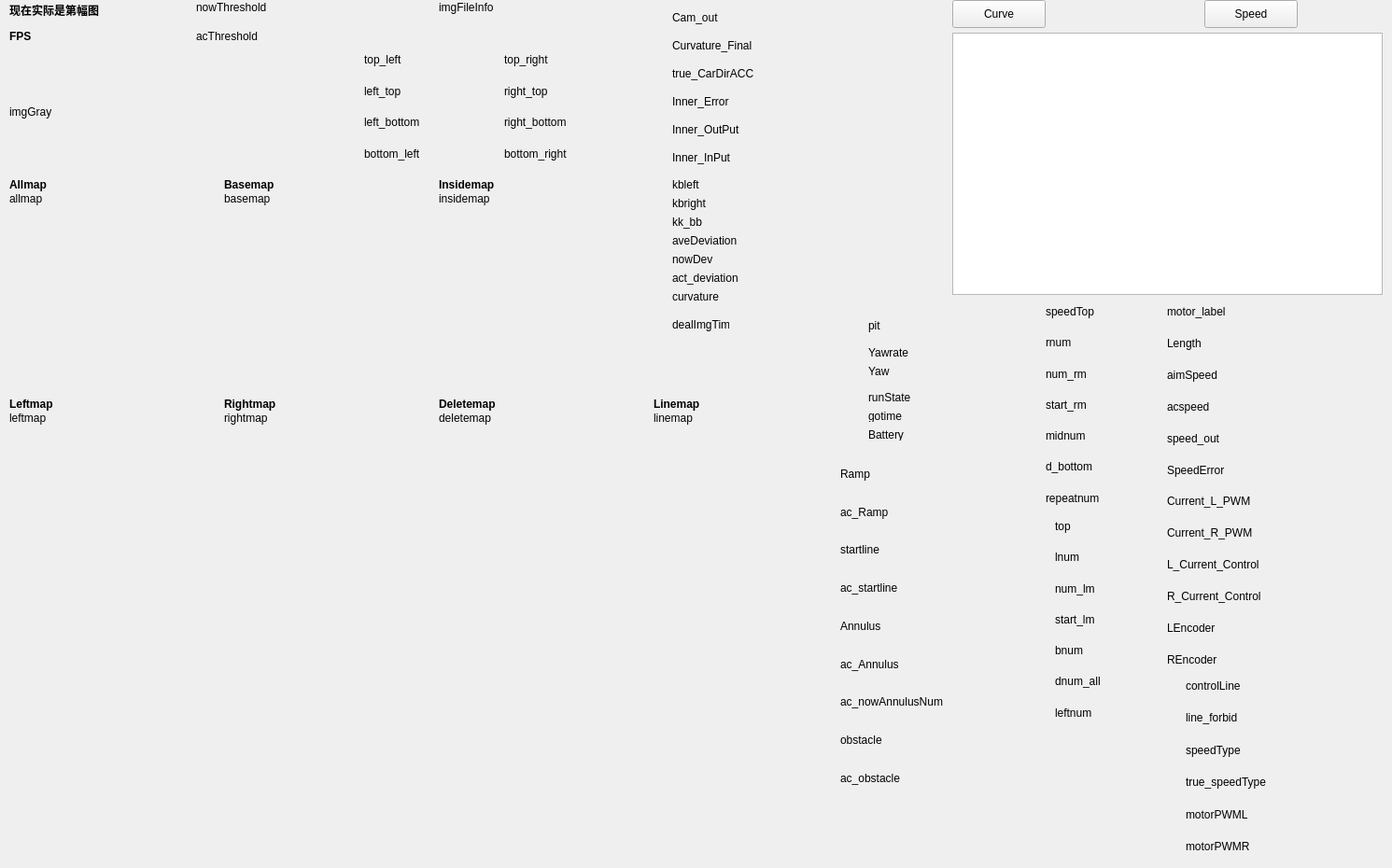
   <widget class="QWidget" name="tab">
    <attribute name="title">
     <string>网络图传</string>
    </attribute>
    <widget class="QLabel" name="Frame_rate_label">
     <property name="geometry">
      <rect>
       <x>10</x>
       <y>30</y>
       <width>81</width>
       <height>18</height>
      </rect>
     </property>
     <property name="font">
      <font>
       <weight>75</weight>
       <bold>true</bold>
      </font>
     </property>
     <property name="text">
      <string>FPS</string>
     </property>
    </widget>
    <widget class="QLabel" name="ac_pix_index_label">
     <property name="geometry">
      <rect>
       <x>10</x>
       <y>0</y>
       <width>161</width>
       <height>21</height>
      </rect>
     </property>
     <property name="font">
      <font>
       <weight>75</weight>
       <bold>true</bold>
      </font>
     </property>
     <property name="text">
      <string>现在实际是第幅图</string>
     </property>
    </widget>
    <widget class="QLabel" name="allmap_label">
     <property name="geometry">
      <rect>
       <x>10</x>
       <y>205</y>
       <width>100</width>
       <height>16</height>
      </rect>
     </property>
     <property name="text">
      <string>allmap</string>
     </property>
    </widget>
    <widget class="QLabel" name="insidemap_lable">
     <property name="geometry">
      <rect>
       <x>470</x>
       <y>205</y>
       <width>100</width>
       <height>16</height>
      </rect>
     </property>
     <property name="text">
      <string>insidemap</string>
     </property>
    </widget>
    <widget class="QLabel" name="linemap_lable">
     <property name="geometry">
      <rect>
       <x>700</x>
       <y>440</y>
       <width>100</width>
       <height>16</height>
      </rect>
     </property>
     <property name="text">
      <string>linemap</string>
     </property>
    </widget>
    <widget class="QLabel" name="rightmap_lable">
     <property name="geometry">
      <rect>
       <x>240</x>
       <y>440</y>
       <width>100</width>
       <height>16</height>
      </rect>
     </property>
     <property name="text">
      <string>rightmap</string>
     </property>
    </widget>
    <widget class="QLabel" name="imgGray_lable">
     <property name="geometry">
      <rect>
       <x>10</x>
       <y>50</y>
       <width>375</width>
       <height>140</height>
      </rect>
     </property>
     <property name="text">
      <string>imgGray</string>
     </property>
    </widget>
    <widget class="QLabel" name="basemap_lable">
     <property name="geometry">
      <rect>
       <x>240</x>
       <y>205</y>
       <width>100</width>
       <height>16</height>
      </rect>
     </property>
     <property name="text">
      <string>basemap</string>
     </property>
    </widget>
    <widget class="QLabel" name="label_2">
     <property name="geometry">
      <rect>
       <x>10</x>
       <y>190</y>
       <width>100</width>
       <height>16</height>
      </rect>
     </property>
     <property name="font">
      <font>
       <weight>75</weight>
       <bold>true</bold>
      </font>
     </property>
     <property name="text">
      <string>Allmap</string>
     </property>
    </widget>
    <widget class="QLabel" name="label_7">
     <property name="geometry">
      <rect>
       <x>470</x>
       <y>190</y>
       <width>100</width>
       <height>16</height>
      </rect>
     </property>
     <property name="font">
      <font>
       <weight>75</weight>
       <bold>true</bold>
      </font>
     </property>
     <property name="text">
      <string>Insidemap</string>
     </property>
    </widget>
    <widget class="QLabel" name="label_3">
     <property name="geometry">
      <rect>
       <x>10</x>
       <y>425</y>
       <width>100</width>
       <height>16</height>
      </rect>
     </property>
     <property name="font">
      <font>
       <weight>75</weight>
       <bold>true</bold>
      </font>
     </property>
     <property name="text">
      <string>Leftmap</string>
     </property>
    </widget>
    <widget class="QLabel" name="leftmap_lable">
     <property name="geometry">
      <rect>
       <x>10</x>
       <y>440</y>
       <width>100</width>
       <height>16</height>
      </rect>
     </property>
     <property name="text">
      <string>leftmap</string>
     </property>
    </widget>
    <widget class="QLabel" name="label_4">
     <property name="geometry">
      <rect>
       <x>240</x>
       <y>425</y>
       <width>100</width>
       <height>16</height>
      </rect>
     </property>
     <property name="font">
      <font>
       <weight>75</weight>
       <bold>true</bold>
      </font>
     </property>
     <property name="text">
      <string>Rightmap</string>
     </property>
    </widget>
    <widget class="QLabel" name="label">
     <property name="geometry">
      <rect>
       <x>240</x>
       <y>190</y>
       <width>100</width>
       <height>16</height>
      </rect>
     </property>
     <property name="font">
      <font>
       <weight>75</weight>
       <bold>true</bold>
      </font>
     </property>
     <property name="text">
      <string>Basemap</string>
     </property>
    </widget>
    <widget class="QLabel" name="label_6">
     <property name="geometry">
      <rect>
       <x>700</x>
       <y>425</y>
       <width>100</width>
       <height>16</height>
      </rect>
     </property>
     <property name="font">
      <font>
       <weight>75</weight>
       <bold>true</bold>
      </font>
     </property>
     <property name="text">
      <string>Linemap</string>
     </property>
    </widget>
    <widget class="QLabel" name="deletemap_lable">
     <property name="geometry">
      <rect>
       <x>470</x>
       <y>440</y>
       <width>100</width>
       <height>16</height>
      </rect>
     </property>
     <property name="text">
      <string>deletemap</string>
     </property>
    </widget>
    <widget class="QLabel" name="label_5">
     <property name="geometry">
      <rect>
       <x>470</x>
       <y>425</y>
       <width>100</width>
       <height>16</height>
      </rect>
     </property>
     <property name="font">
      <font>
       <weight>75</weight>
       <bold>true</bold>
      </font>
     </property>
     <property name="text">
      <string>Deletemap</string>
     </property>
    </widget>
    <widget class="QLabel" name="aveDeviation_label">
     <property name="geometry">
      <rect>
       <x>720</x>
       <y>250</y>
       <width>121</width>
       <height>16</height>
      </rect>
     </property>
     <property name="text">
      <string>aveDeviation</string>
     </property>
    </widget>
    <widget class="QLabel" name="kbright_lable">
     <property name="geometry">
      <rect>
       <x>720</x>
       <y>210</y>
       <width>111</width>
       <height>16</height>
      </rect>
     </property>
     <property name="text">
      <string>kbright</string>
     </property>
    </widget>
    <widget class="QLabel" name="dealImgTime_label">
     <property name="geometry">
      <rect>
       <x>720</x>
       <y>340</y>
       <width>61</width>
       <height>16</height>
      </rect>
     </property>
     <property name="text">
      <string>dealImgTime</string>
     </property>
    </widget>
    <widget class="QLabel" name="kk_bb_label">
     <property name="geometry">
      <rect>
       <x>720</x>
       <y>230</y>
       <width>81</width>
       <height>16</height>
      </rect>
     </property>
     <property name="text">
      <string>kk_bb</string>
     </property>
    </widget>
    <widget class="QLabel" name="curvature_label">
     <property name="geometry">
      <rect>
       <x>720</x>
       <y>310</y>
       <width>111</width>
       <height>16</height>
      </rect>
     </property>
     <property name="text">
      <string>curvature</string>
     </property>
    </widget>
    <widget class="QLabel" name="act_deviation_label">
     <property name="geometry">
      <rect>
       <x>720</x>
       <y>290</y>
       <width>141</width>
       <height>16</height>
      </rect>
     </property>
     <property name="text">
      <string>act_deviation</string>
     </property>
    </widget>
    <widget class="QLabel" name="kbleft_label">
     <property name="geometry">
      <rect>
       <x>720</x>
       <y>190</y>
       <width>81</width>
       <height>16</height>
      </rect>
     </property>
     <property name="text">
      <string>kbleft</string>
     </property>
    </widget>
    <widget class="QLabel" name="nowDev_label">
     <property name="geometry">
      <rect>
       <x>720</x>
       <y>270</y>
       <width>101</width>
       <height>16</height>
      </rect>
     </property>
     <property name="text">
      <string>nowDev</string>
     </property>
    </widget>
    <widget class="QLabel" name="Cam_out_label">
     <property name="geometry">
      <rect>
       <x>720</x>
       <y>10</y>
       <width>121</width>
       <height>18</height>
      </rect>
     </property>
     <property name="text">
      <string>Cam_out</string>
     </property>
    </widget>
    <widget class="QLabel" name="Inner_OutPut_label">
     <property name="geometry">
      <rect>
       <x>720</x>
       <y>130</y>
       <width>121</width>
       <height>18</height>
      </rect>
     </property>
     <property name="text">
      <string>Inner_OutPut</string>
     </property>
    </widget>
    <widget class="QLabel" name="Inner_InPut_label">
     <property name="geometry">
      <rect>
       <x>720</x>
       <y>160</y>
       <width>111</width>
       <height>18</height>
      </rect>
     </property>
     <property name="text">
      <string>Inner_InPut</string>
     </property>
    </widget>
    <widget class="QLabel" name="true_CarDirACC_Final_label">
     <property name="geometry">
      <rect>
       <x>720</x>
       <y>70</y>
       <width>131</width>
       <height>18</height>
      </rect>
     </property>
     <property name="text">
      <string>true_CarDirACC</string>
     </property>
    </widget>
    <widget class="QLabel" name="Curvature_Final_label">
     <property name="geometry">
      <rect>
       <x>720</x>
       <y>40</y>
       <width>161</width>
       <height>18</height>
      </rect>
     </property>
     <property name="text">
      <string>Curvature_Final</string>
     </property>
    </widget>
    <widget class="QLabel" name="Inner_Error_label">
     <property name="geometry">
      <rect>
       <x>720</x>
       <y>100</y>
       <width>111</width>
       <height>18</height>
      </rect>
     </property>
     <property name="text">
      <string>Inner_Error</string>
     </property>
    </widget>
    <widget class="QPushButton" name="Curve_pushButton">
     <property name="geometry">
      <rect>
       <x>1020</x>
       <y>0</y>
       <width>100</width>
       <height>30</height>
      </rect>
     </property>
     <property name="text">
      <string>Curve</string>
     </property>
    </widget>
    <widget class="QChartView" name="graphicsView">
     <property name="geometry">
      <rect>
       <x>1020</x>
       <y>35</y>
       <width>461</width>
       <height>281</height>
      </rect>
     </property>
    </widget>
    <widget class="QPushButton" name="Speed_pushButton">
     <property name="geometry">
      <rect>
       <x>1290</x>
       <y>0</y>
       <width>100</width>
       <height>30</height>
      </rect>
     </property>
     <property name="text">
      <string>Speed</string>
     </property>
    </widget>
    <widget class="QLabel" name="runState_lable">
     <property name="geometry">
      <rect>
       <x>930</x>
       <y>410</y>
       <width>131</width>
       <height>31</height>
      </rect>
     </property>
     <property name="text">
      <string>runState</string>
     </property>
    </widget>
    <widget class="QLabel" name="gotime_label">
     <property name="geometry">
      <rect>
       <x>930</x>
       <y>440</y>
       <width>54</width>
       <height>12</height>
      </rect>
     </property>
     <property name="text">
      <string>gotime</string>
     </property>
    </widget>
    <widget class="QLabel" name="my_pit_label">
     <property name="geometry">
      <rect>
       <x>930</x>
       <y>340</y>
       <width>81</width>
       <height>18</height>
      </rect>
     </property>
     <property name="text">
      <string>pit</string>
     </property>
    </widget>
    <widget class="QLabel" name="Yawrate_label">
     <property name="geometry">
      <rect>
       <x>930</x>
       <y>370</y>
       <width>91</width>
       <height>16</height>
      </rect>
     </property>
     <property name="text">
      <string>Yawrate</string>
     </property>
    </widget>
    <widget class="QLabel" name="Battery_label">
     <property name="geometry">
      <rect>
       <x>930</x>
       <y>460</y>
       <width>54</width>
       <height>12</height>
      </rect>
     </property>
     <property name="text">
      <string>Battery</string>
     </property>
    </widget>
    <widget class="QLabel" name="Yaw_label">
     <property name="geometry">
      <rect>
       <x>930</x>
       <y>390</y>
       <width>91</width>
       <height>16</height>
      </rect>
     </property>
     <property name="text">
      <string>Yaw</string>
     </property>
    </widget>
    <widget class="QWidget" name="layoutWidget">
     <property name="geometry">
      <rect>
       <x>1250</x>
       <y>320</y>
       <width>232</width>
       <height>401</height>
      </rect>
     </property>
     <layout class="QVBoxLayout" name="verticalLayout">
      <item>
       <widget class="QLabel" name="motor_label">
        <property name="text">
         <string>motor_label</string>
        </property>
       </widget>
      </item>
      <item>
       <widget class="QLabel" name="Length_label">
        <property name="text">
         <string>Length</string>
        </property>
       </widget>
      </item>
      <item>
       <widget class="QLabel" name="aimSpeed_label">
        <property name="text">
         <string>aimSpeed</string>
        </property>
       </widget>
      </item>
      <item>
       <widget class="QLabel" name="acspeed_label">
        <property name="text">
         <string>acspeed</string>
        </property>
       </widget>
      </item>
      <item>
       <widget class="QLabel" name="Speed_Out_label">
        <property name="text">
         <string>speed_out</string>
        </property>
       </widget>
      </item>
      <item>
       <widget class="QLabel" name="SpeedError_label">
        <property name="text">
         <string>SpeedError</string>
        </property>
       </widget>
      </item>
      <item>
       <widget class="QLabel" name="Current_Llabel">
        <property name="text">
         <string>Current_L_PWM</string>
        </property>
       </widget>
      </item>
      <item>
       <widget class="QLabel" name="Current_Rlabel">
        <property name="text">
         <string>Current_R_PWM</string>
        </property>
       </widget>
      </item>
      <item>
       <widget class="QLabel" name="L_Current_label">
        <property name="text">
         <string>L_Current_Control</string>
        </property>
       </widget>
      </item>
      <item>
       <widget class="QLabel" name="R_Current_label">
        <property name="text">
         <string>R_Current_Control</string>
        </property>
       </widget>
      </item>
      <item>
       <widget class="QLabel" name="LEncoder_label">
        <property name="text">
         <string>LEncoder</string>
        </property>
       </widget>
      </item>
      <item>
       <widget class="QLabel" name="REncoder_label">
        <property name="text">
         <string>REncoder</string>
        </property>
       </widget>
      </item>
     </layout>
    </widget>
    <widget class="QWidget" name="layoutWidget_3">
     <property name="geometry">
      <rect>
       <x>1120</x>
       <y>320</y>
       <width>124</width>
       <height>227</height>
      </rect>
     </property>
     <layout class="QVBoxLayout" name="verticalLayout_4">
      <item>
       <widget class="QLabel" name="speedTop_lable">
        <property name="text">
         <string>speedTop</string>
        </property>
       </widget>
      </item>
      <item>
       <widget class="QLabel" name="rnum_lable">
        <property name="text">
         <string>rnum</string>
        </property>
       </widget>
      </item>
      <item>
       <widget class="QLabel" name="num_rm_lable">
        <property name="text">
         <string>num_rm</string>
        </property>
       </widget>
      </item>
      <item>
       <widget class="QLabel" name="start_rm_lable">
        <property name="text">
         <string>start_rm</string>
        </property>
       </widget>
      </item>
      <item>
       <widget class="QLabel" name="mid_num_lable">
        <property name="text">
         <string>midnum</string>
        </property>
       </widget>
      </item>
      <item>
       <widget class="QLabel" name="d_bottom_lable">
        <property name="text">
         <string>d_bottom</string>
        </property>
       </widget>
      </item>
      <item>
       <widget class="QLabel" name="repeatnum_label">
        <property name="text">
         <string>repeatnum</string>
        </property>
       </widget>
      </item>
     </layout>
    </widget>
    <widget class="QWidget" name="layoutWidget_4">
     <property name="geometry">
      <rect>
       <x>540</x>
       <y>50</y>
       <width>164</width>
       <height>128</height>
      </rect>
     </property>
     <layout class="QVBoxLayout" name="verticalLayout_3">
      <item>
       <widget class="QLabel" name="top_right_lable">
        <property name="text">
         <string>top_right</string>
        </property>
       </widget>
      </item>
      <item>
       <widget class="QLabel" name="right_top_lable">
        <property name="text">
         <string>right_top</string>
        </property>
       </widget>
      </item>
      <item>
       <widget class="QLabel" name="right_bottom_lable">
        <property name="text">
         <string>right_bottom</string>
        </property>
       </widget>
      </item>
      <item>
       <widget class="QLabel" name="bottom_right_lable">
        <property name="text">
         <string>bottom_right</string>
        </property>
       </widget>
      </item>
     </layout>
    </widget>
    <widget class="QWidget" name="layoutWidget_5">
     <property name="geometry">
      <rect>
       <x>390</x>
       <y>50</y>
       <width>151</width>
       <height>128</height>
      </rect>
     </property>
     <layout class="QVBoxLayout" name="verticalLayout_2">
      <item>
       <widget class="QLabel" name="top_left_lable">
        <property name="text">
         <string>top_left</string>
        </property>
       </widget>
      </item>
      <item>
       <widget class="QLabel" name="left_top_lable">
        <property name="text">
         <string>left_top</string>
        </property>
       </widget>
      </item>
      <item>
       <widget class="QLabel" name="left_bottom_lable">
        <property name="text">
         <string>left_bottom</string>
        </property>
       </widget>
      </item>
      <item>
       <widget class="QLabel" name="bottom_left_lable">
        <property name="text">
         <string>bottom_left</string>
        </property>
       </widget>
      </item>
     </layout>
    </widget>
    <widget class="QWidget" name="layoutWidget_6">
     <property name="geometry">
      <rect>
       <x>1130</x>
       <y>550</y>
       <width>110</width>
       <height>227</height>
      </rect>
     </property>
     <layout class="QVBoxLayout" name="verticalLayout_5">
      <item>
       <widget class="QLabel" name="top_label">
        <property name="text">
         <string>top</string>
        </property>
       </widget>
      </item>
      <item>
       <widget class="QLabel" name="lnum_lable">
        <property name="text">
         <string>lnum</string>
        </property>
       </widget>
      </item>
      <item>
       <widget class="QLabel" name="num_lm_lable">
        <property name="text">
         <string>num_lm</string>
        </property>
       </widget>
      </item>
      <item>
       <widget class="QLabel" name="start_lm_lable">
        <property name="text">
         <string>start_lm</string>
        </property>
       </widget>
      </item>
      <item>
       <widget class="QLabel" name="bnum_lable">
        <property name="text">
         <string>bnum</string>
        </property>
       </widget>
      </item>
      <item>
       <widget class="QLabel" name="dnum_all_lable">
        <property name="text">
         <string>dnum_all</string>
        </property>
       </widget>
      </item>
      <item>
       <widget class="QLabel" name="left_num_lable">
        <property name="text">
         <string>leftnum</string>
        </property>
       </widget>
      </item>
     </layout>
    </widget>
    <widget class="QWidget" name="layoutWidget_8">
     <property name="geometry">
      <rect>
       <x>900</x>
       <y>490</y>
       <width>218</width>
       <height>361</height>
      </rect>
     </property>
     <layout class="QVBoxLayout" name="verticalLayout_8">
      <item>
       <widget class="QLabel" name="Ramp_label">
        <property name="text">
         <string>Ramp</string>
        </property>
       </widget>
      </item>
      <item>
       <widget class="QLabel" name="ac_Ramp_lable">
        <property name="text">
         <string>ac_Ramp</string>
        </property>
       </widget>
      </item>
      <item>
       <widget class="QLabel" name="startline_label">
        <property name="text">
         <string>startline</string>
        </property>
       </widget>
      </item>
      <item>
       <widget class="QLabel" name="ac_startline_label">
        <property name="text">
         <string>ac_startline</string>
        </property>
       </widget>
      </item>
      <item>
       <widget class="QLabel" name="Annulus_label">
        <property name="text">
         <string>Annulus</string>
        </property>
       </widget>
      </item>
      <item>
       <widget class="QLabel" name="ac_Annulus_label">
        <property name="text">
         <string>ac_Annulus</string>
        </property>
       </widget>
      </item>
      <item>
       <widget class="QLabel" name="acnowAnnulusNum_label">
        <property name="text">
         <string>ac_nowAnnulusNum</string>
        </property>
       </widget>
      </item>
      <item>
       <widget class="QLabel" name="obstacle_label">
        <property name="text">
         <string>obstacle</string>
        </property>
       </widget>
      </item>
      <item>
       <widget class="QLabel" name="ac_obstacle_label">
        <property name="text">
         <string>ac_obstacle</string>
        </property>
       </widget>
      </item>
     </layout>
    </widget>
    <widget class="QWidget" name="layoutWidget_9">
     <property name="geometry">
      <rect>
       <x>1270</x>
       <y>720</y>
       <width>211</width>
       <height>201</height>
      </rect>
     </property>
     <layout class="QVBoxLayout" name="verticalLayout_7">
      <item>
       <widget class="QLabel" name="controlLine_lable">
        <property name="text">
         <string>controlLine</string>
        </property>
       </widget>
      </item>
      <item>
       <widget class="QLabel" name="line_forbid_lable">
        <property name="text">
         <string>line_forbid</string>
        </property>
       </widget>
      </item>
      <item>
       <widget class="QLabel" name="speedType_label">
        <property name="text">
         <string>speedType</string>
        </property>
       </widget>
      </item>
      <item>
       <widget class="QLabel" name="true_speedType_label">
        <property name="text">
         <string>true_speedType</string>
        </property>
       </widget>
      </item>
      <item>
       <widget class="QLabel" name="motorPWML_label">
        <property name="text">
         <string>motorPWML</string>
        </property>
       </widget>
      </item>
      <item>
       <widget class="QLabel" name="motorPWMR_label">
        <property name="text">
         <string>motorPWMR</string>
        </property>
       </widget>
      </item>
     </layout>
    </widget>
    <widget class="QLabel" name="nowThreshold_label">
     <property name="geometry">
      <rect>
       <x>210</x>
       <y>0</y>
       <width>101</width>
       <height>16</height>
      </rect>
     </property>
     <property name="text">
      <string>nowThreshold</string>
     </property>
    </widget>
    <widget class="QLabel" name="acThreshold_label">
     <property name="geometry">
      <rect>
       <x>210</x>
       <y>30</y>
       <width>81</width>
       <height>18</height>
      </rect>
     </property>
     <property name="text">
      <string>acThreshold</string>
     </property>
    </widget>
    <widget class="QLabel" name="imgFileInfo_lable">
     <property name="geometry">
      <rect>
       <x>470</x>
       <y>0</y>
       <width>101</width>
       <height>16</height>
      </rect>
     </property>
     <property name="text">
      <string>imgFileInfo</string>
     </property>
    </widget>
   </widget>
